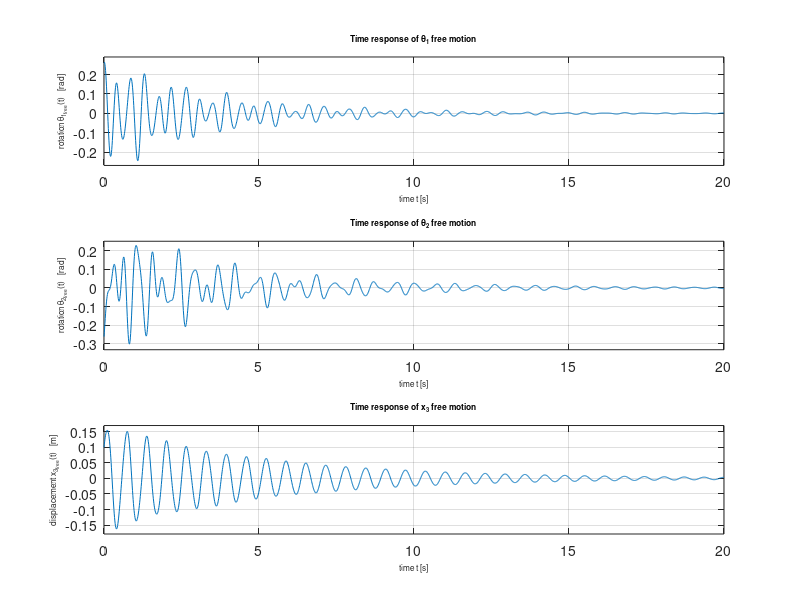
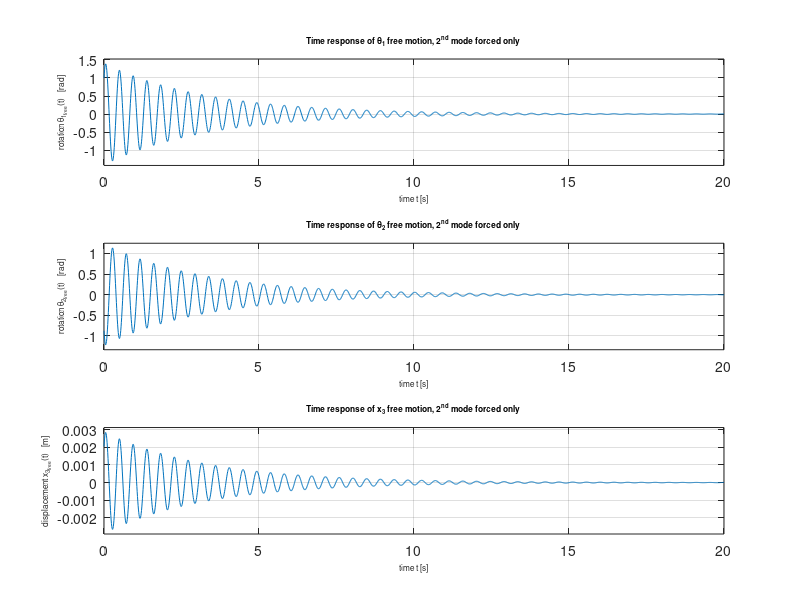
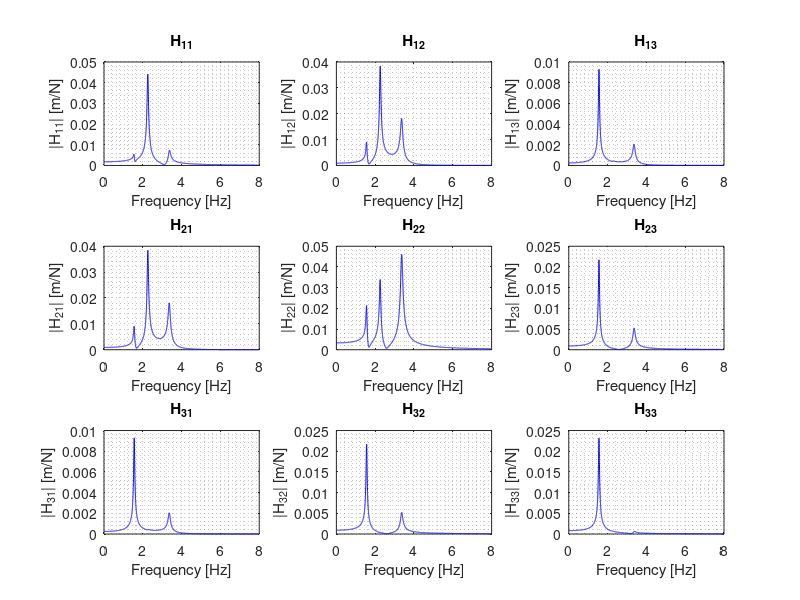

Reproduce these figures in MATLAB, in order. (Note: this script raises an error after producing the figures.)
%%%%%%%%%%%%%%%%%%%%%%%%%%%%%%
%       ASSIGNMENT 02       %
%%%%%%%%%%%%%%%%%%%%%%%%%%%%%%

close all, clear all, clc

%% DATA

M_1 = 5; J_1 = 2.5; R_1 = 1;
M_2 = 1.25; J_2 = 0.16; R_2 = 0.5; 
M_3 = 10;  

k1 = 1000; c1 = 0.5; 
k2 = 100; c2 = 0.5;
k3 = 560; c3 = 1;
k4 = 800; c4 = 4;

A_1 = 15; A_2 = 7; f_1 = 1.5; f_2 = 3.5; f_0 = 0.75;

% x = [ theta1 theta2 x3]

% Init Conditions
theta1_0 = pi/12; theta2_0 = -pi/12; x3_0 = 0.1;
x_0 = [theta1_0; theta2_0; x3_0];
theta1_0_dot = 0.5; theta2_0_dot = 2; x3_0_dot = 1;
x_0_dot = [theta1_0_dot; theta2_0_dot; x3_0_dot;];

% Matrices

jac_M = [0   R_2  1;
         1   0   0;
         0   0   1;
         0   1   0; 
         0   0   1 ]; 

M = diag([M_1 J_1 M_2 J_2 M_3]);
M_gen = jac_M'*M*jac_M;

jac_K = [0  -R_2    -1;
         -R_1 2*R_2  0;
         R_1   R_2   0;
         0     0     1];

K = diag([k1 k2 k3 k4]);
K_gen = jac_K'*K*jac_K;


jac_C = jac_K; 

C = diag([c1 c2 c3 c4]);
C_gen = jac_C'*C*jac_C;

%Utils
Ndof = 3;
T_max = 20;
f_s = 100;
t = 0:1/f_s:T_max;

%wMax = pi*f_s;
wMax = 50;
w = 0:0.01:wMax; 

%% 1. Equations of motion and system matrices

%% Eigenfrequencies & eigenvectors

%% 1.b
% Evaluate the eigenfrequencies and corresponding 
% eigenvectors in case of undamped and damped system.

%% UNDAMPED CASE

% Method: eigenvalues-eigenvectors problem 
% lambda = i*omega;

[V_und,D_und] = eig(M_gen\K_gen); % Equivalent to eig(-inv(M_gen)*K_gen), but more efficient. 
% V are the eigenvectors, D are the eigenvalues


w_nat = sqrt(diag(D_und)); %natural frequencies
 
%% Normalization
Vn_und = [V_und]./[V_und(1,:)];

%% Sorting the solutions
w_nat_ord = [w_nat(1); -w_nat(1); w_nat(2); -w_nat(2); w_nat(3); -w_nat(3)];
V_ord = [Vn_und(:,1), Vn_und(:,1), Vn_und(:,2), Vn_und(:,2), Vn_und(:,3), Vn_und(:,3)]; %all vibration modes

%% DAMPED CASE 

% in [A_damp] the submatrix [C_gen] is full
% use state form matrix: new variable z = [vel; pos];
A_damp = -inv([M_gen zeros(size(M_gen)); zeros(size(M_gen)) M_gen])*[C_gen K_gen; -M_gen zeros(size(M_gen))];
[V_damp,D_damp] = eig(A_damp); % Modeshapes and eigenfrequencies
V_damp = V_damp(4:6,:); %consider only the displacements, all vibration modes
lambda = diag(D_damp); %complex and conjugate

%% Normalization
Vn_damp = V_damp./V_damp(1,:);

%% 1.c
% Assuming Rayleigh damping, evaluate alpha and beta to approximate the generalized damping
% matrix [C*] to be of the form alpha[M]+beta[K]

for i = 1:Ndof
    xi(i,1) = C_gen(i,i)/(2*w_nat(i)*M_gen(i,i));
end


tmp = [1/(2*w_nat(1)) w_nat(1)/2;
       1/(2*w_nat(2)) w_nat(2)/2;
       1/(2*w_nat(3)) w_nat(3)/2];

ab = pinv(tmp)*xi;
alpha = ab(1); beta = ab(2);

C_Rayleigh = alpha.*M_gen + beta.*K_gen; 


%% 2. Free motion of the system (considering the Rayleigh damping as in 1.c)

lambdas = [lambda(1); lambda(3); lambda(5)]; % Extracts each mode's eigenvalue
alphas = abs(real(lambdas)); % Extracts each mode's damping factor
omegas_d = imag(lambdas); % Extracts each mode's damped frequency
modeshapes = [Vn_damp(:,1), Vn_damp(:,3), Vn_damp(:,5)]; % Extracts each mode's modeshape

%% 2.A - Plot and comment the free motion of the system

init_cond = [x_0; x_0_dot];

S = [abs(modeshapes) .* cos(angle(modeshapes))                                                  abs(modeshapes) .* sin(angle(modeshapes))
     abs(modeshapes) .* (-alphas'.*cos(angle(modeshapes))-omegas_d'.*sin(angle(modeshapes)))    abs(modeshapes) .* (-alphas'.*sin(angle(modeshapes))+omegas_d'.*cos(angle(modeshapes)))];

%S = [modeshapes             zeros(3);
%    -modeshapes.*alphas'    modeshapes.*omegas_d']; % Known part (depending on system parameters) of the free response's sinusoidal and cosinusoidal terms coefficients

AB = S \ init_cond; % Inverse formula of init_cond = S * AB. N.B.: S\init_cond =inv(S)*init_cond. AB is the unknown part (A_i and B_i, depending on initial conditions) of the free response's sinusoidal and cosinusoidal terms coefficients

A = AB(1:3); %A_i coefficients
B = AB(4:end); %B_i coefficients


% Alternative method using automatic equation system solver
% 
% syms A1 A2 A3 B1 B2 B3
% 
% eqn1 = theta1_0 == modeshapes(1,1)*A1 + modeshapes(1,2)*A2 + modeshapes(1,3)*A3;
% eqn2 = theta2_0 == modeshapes(2,1)*A1 + modeshapes(2,2)*A2 + modeshapes(2,3)*A3;
% eqn3 = x3_0 == modeshapes(3,1)*A1 + modeshapes(3,2)*A2 + modeshapes(3,3)*A3;
% 
% eqn4 = theta1_0_dot == modeshapes(1,1)*(-alphas(1)*A1 + omegas_d(1)*B1) + modeshapes(1,2)*(-alphas(2)*A2 + omegas_d(2)*B2) + modeshapes(1,3)*(-alphas(3)*A3 + omegas_d(3)*B3);
% eqn5 = theta2_0_dot == modeshapes(2,1)*(-alphas(1)*A1 + omegas_d(1)*B1) + modeshapes(2,2)*(-alphas(2)*A2 + omegas_d(2)*B2) + modeshapes(2,3)*(-alphas(3)*A3 + omegas_d(3)*B3);
% eqn6 = x3_0_dot == modeshapes(3,1)*(-alphas(1)*A1 + omegas_d(1)*B1) + modeshapes(3,2)*(-alphas(2)*A2 + omegas_d(2)*B2) + modeshapes(3,3)*(-alphas(3)*A3 + omegas_d(3)*B3);
% 
% [A,B] = equationsToMatrix([eqn1, eqn2, eqn3, eqn4, eqn5, eqn6], [A1, A2, A3, B1, B2, B3]);
% 
% AB = vpa(linsolve(A,B));

% Building up the free response manually

% Free response of each independent variable: one matrix for each of them
% with one row for the response of each mode
theta1_free = zeros(3,length(t));
theta2_free = zeros(3,length(t));
x3_free = zeros(3,length(t));

for i=1:3
    theta1_free(i,:) = exp(-alphas(i)*t) * abs(modeshapes(1,i)) .* (A(i)*cos(omegas_d(i)*t + angle(modeshapes(1,i))) + B(i)*sin(omegas_d(i)*t + angle(modeshapes(1,i))));
    theta2_free(i,:) = exp(-alphas(i)*t) * abs(modeshapes(2,i)) .* (A(i)*cos(omegas_d(i)*t + angle(modeshapes(2,i))) + B(i)*sin(omegas_d(i)*t + angle(modeshapes(2,i))));
    x3_free(i,:) = exp(-alphas(i)*t) * abs(modeshapes(3,i)) .* (A(i)*cos(omegas_d(i)*t + angle(modeshapes(3,i))) + B(i)*sin(omegas_d(i)*t + angle(modeshapes(3,i))));
end

% Free response of each independent variable, summing together each mode's
% response (so, columnwise) for each independent variable
x_free = [sum(theta1_free,1);
         sum(theta2_free,1);
         sum(x3_free,1)];
     
% Grafico
figure('Name','2.A')

subplot(3,1,1)
plot(t,x_free(1,:));
axis([-inf, inf, min(x_free(1,:))*1.1, max(x_free(1,:))*1.1]);
title('Time response of \theta_1 free motion','FontSize',6);
xlabel('time t [s]','FontSize',6); ylabel('rotation \theta_{1_{free}}(t)   [rad]','FontSize',6);
grid on

subplot(3,1,2)
plot(t,x_free(2,:));
axis([-inf, inf, min(x_free(2,:))*1.1, max(x_free(2,:))*1.1]);
title('Time response of \theta_2 free motion','FontSize',6);
xlabel('time t [s]','FontSize',6); ylabel('rotation \theta_{2_{free}}(t)   [rad]','FontSize',6);
grid on

subplot(3,1,3)
plot(t,x_free(3,:));
axis([-inf, inf, min(x_free(3,:))*1.1, max(x_free(3,:))*1.1]);
title('Time response of x_3 free motion','FontSize',6);
xlabel('time t [s]','FontSize',6); ylabel('displacement x_{3_{free}}(t)   [m]','FontSize',6);
grid on

%% 2.b - Impose particular initial conditions so that only one mode contributes to the free motion of the system.

% A_i and B_i coefficients exciting 2nd mode only
A_II = [0; 1; 0];
B_II = [0; 1; 0];

AB_II = [A_II; B_II];

init_cond_II = S * AB_II;

% Building up the free response for each variable
theta1_free_II = zeros(3,length(t));
theta2_free_II = zeros(3,length(t));
x3_free_II = zeros(3,length(t));

for i=1:3
    theta1_free_II(i,:) = modeshapes(1,i) * (exp(-alphas(i)*t) .* (A_II(i)*cos(omegas_d(i)*t) + B_II(i)*sin(omegas_d(i)*t)));
    theta2_free_II(i,:) = modeshapes(2,i) * (exp(-alphas(i)*t) .* (A_II(i)*cos(omegas_d(i)*t) + B_II(i)*sin(omegas_d(i)*t)));
    x3_free_II(i,:) = modeshapes(3,i) * (exp(-alphas(i)*t) .* (A_II(i)*cos(omegas_d(i)*t) + B_II(i)*sin(omegas_d(i)*t)));
end

x_free_II = [sum(theta1_free_II,1);
            sum(theta2_free_II,1);
            sum(x3_free_II,1)];
     
% Grafico
figure('Name','2.b')

subplot(3,1,1)
plot(t,real(x_free_II(1,:)));
axis([-inf, inf, min(real(x_free_II(1,:)))*1.1, max(real(x_free_II(1,:)))*1.1]);
title('Time response of \theta_1 free motion, 2^{nd} mode forced only','FontSize',6);
xlabel('time t [s]','FontSize',6); ylabel('rotation \theta_{1_{free}}(t)   [rad]','FontSize',6);
grid on

subplot(3,1,2)
plot(t,real(x_free_II(2,:)));
axis([-inf, inf, min(real(x_free_II(2,:)))*1.1, max(real(x_free_II(2,:)))*1.1]);
title('Time response of \theta_2 free motion, 2^{nd} mode forced only','FontSize',6);
xlabel('time t [s]','FontSize',6); ylabel('rotation \theta_{2_{free}}(t)   [rad]','FontSize',6);
grid on

subplot(3,1,3)
plot(t,real(x_free_II(3,:)));
axis([-inf, inf, min(real(x_free_II(3,:)))*1.1, max(real(x_free_II(3,:)))*1.1]);
title('Time response of x_3 free motion, 2^{nd} mode forced only','FontSize',6);
xlabel('time t [s]','FontSize',6); ylabel('displacement x_{3_{free}}(t)   [m]','FontSize',6);
grid on

%% 3. Forced motion of the system 
%     (considering the Rayleigh damping as in 1.c)

%% a. Plot and comment the elements of the Frequency Response Matrix 

% DAMPED - Frequency Responce Function (FRF)

% [H(w)] = [D(w)]^-1 = [-w^2*[M]+i*w*[C]+[K]]^-1
for ii = 1:length(w)
    FRF = inv(-w(ii)^2*M_gen+1i*w(ii)*C_Rayleigh+K_gen);
    FRF11(ii) = FRF(1,1); FRF12(ii) = FRF(1,2); FRF13(ii) = FRF(1,3);
    FRF21(ii) = FRF(2,1); FRF22(ii) = FRF(2,2); FRF23(ii) = FRF(2,3);
    FRF31(ii) = FRF(3,1); FRF32(ii) = FRF(3,2); FRF33(ii) = FRF(3,3);
end

% Plot of the FRF modulus
figure('Name', 'Case 3.a (1)')
subplot(3,3,1); plot(w/2/pi,abs(FRF11),'b'); grid minor; xlabel('Frequency [Hz]'); ylabel('|H_1_1| [m/N]'); title('H_1_1')
subplot(3,3,2); plot(w/2/pi,abs(FRF12),'b'); grid minor; xlabel('Frequency [Hz]'); ylabel('|H_1_2| [m/N]'); title('H_1_2')
subplot(3,3,3); plot(w/2/pi,abs(FRF13),'b'); grid minor; xlabel('Frequency [Hz]'); ylabel('|H_1_3| [m/N]'); title('H_1_3')
subplot(3,3,4); plot(w/2/pi,abs(FRF21),'b'); grid minor; xlabel('Frequency [Hz]'); ylabel('|H_2_1| [m/N]'); title('H_2_1')
subplot(3,3,5); plot(w/2/pi,abs(FRF22),'b'); grid minor; xlabel('Frequency [Hz]'); ylabel('|H_2_2| [m/N]'); title('H_2_2')
subplot(3,3,6); plot(w/2/pi,abs(FRF23),'b'); grid minor; xlabel('Frequency [Hz]'); ylabel('|H_2_3| [m/N]'); title('H_2_3')
subplot(3,3,7); plot(w/2/pi,abs(FRF31),'b'); grid minor; xlabel('Frequency [Hz]'); ylabel('|H_3_1| [m/N]'); title('H_3_1')
subplot(3,3,8); plot(w/2/pi,abs(FRF32),'b'); grid minor; xlabel('Frequency [Hz]'); ylabel('|H_3_2| [m/N]'); title('H_3_2')
subplot(3,3,9); plot(w/2/pi,abs(FRF33),'b'); grid minor; xlabel('Frequency [Hz]'); ylabel('|H_3_3| [m/N]'); title('H_3_3')
sgtitle('Modulus of FRF')

% Plot of the FRF phase
figure('Name', 'Case 3.a (2)')
subplot(3,3,1); plot(w/2/pi,angle(FRF11)*180/pi,'b'); grid minor; xlabel('Frequency [Hz]'); ylabel('H_1_1 [deg]'); title('H_1_1'); yticks([-180 -90 0 90 180]); ylim([-200,200])
subplot(3,3,2); plot(w/2/pi,angle(FRF12)*180/pi,'b'); grid minor; xlabel('Frequency [Hz]'); ylabel('H_1_2 [deg]'); title('H_1_2'); yticks([-180 -90 0 90 180]); ylim([-200,200])
subplot(3,3,3); plot(w/2/pi,angle(FRF13)*180/pi,'b'); grid minor; xlabel('Frequency [Hz]'); ylabel('H_1_3 [deg]'); title('H_1_3'); yticks([-180 -90 0 90 180]); ylim([-200,200])
subplot(3,3,4); plot(w/2/pi,angle(FRF21)*180/pi,'b'); grid minor; xlabel('Frequency [Hz]'); ylabel('H_2_1 [deg]'); title('H_2_1'); yticks([-180 -90 0 90 180]); ylim([-200,200])
subplot(3,3,5); plot(w/2/pi,angle(FRF22)*180/pi,'b'); grid minor; xlabel('Frequency [Hz]'); ylabel('H_2_2 [deg]'); title('H_2_2'); yticks([-180 -90 0 90 180]); ylim([-200,200])
subplot(3,3,6); plot(w/2/pi,angle(FRF23)*180/pi,'b'); grid minor; xlabel('Frequency [Hz]'); ylabel('H_2_3 [deg]'); title('H_2_3'); yticks([-180 -90 0 90 180]); ylim([-200,200])
subplot(3,3,7); plot(w/2/pi,angle(FRF31)*180/pi,'b'); grid minor; xlabel('Frequency [Hz]'); ylabel('H_3_1 [deg]'); title('H_3_1'); yticks([-180 -90 0 90 180]); ylim([-200,200])
subplot(3,3,8); plot(w/2/pi,angle(FRF32)*180/pi,'b'); grid minor; xlabel('Frequency [Hz]'); ylabel('H_3_2 [deg]'); title('H_3_2'); yticks([-180 -90 0 90 180]); ylim([-200,200])
subplot(3,3,9); plot(w/2/pi,angle(FRF33)*180/pi,'b'); grid minor; xlabel('Frequency [Hz]'); ylabel('H_3_3 [deg]'); title('H_3_3'); yticks([-180 -90 0 90 180]); ylim([-200,200])
sgtitle('Phase of FRF')

%% b. Plot the co-located FRF of point A at the centre of the disk 
%  (co-located meaning the FRF between the displacement in A and a force applied in A).

% Lagrangian component of the force 
deltaA = [0; R_2; 1]; 

% Co-located FRF of point A

for ii = 1:length(w)
    FRF = inv(-w(ii)^2*M_gen+1i*w(ii)*C_Rayleigh+K_gen);
    FRF_A(ii) = deltaA'*FRF*deltaA;
end

% Plot of the FRF modulus Co-located in point A
figure('Name', 'Case 3.b')
subplot(2,1,1); 
plot(w/2/pi,abs(FRF_A),'b'); grid minor; xlabel('Frequency [Hz]'); ylabel('|H_A| [m/N]'); 

% Plot of the FRF phase
subplot(2,1,2); 
plot(w/2/pi,angle(FRF_A)*180/pi,'b'); grid minor; xlabel('Frequency [Hz]'); ylabel('\angle H_AA [deg]'); yticks([-180 -90 0 90 180]); ylim([-200,200])
sgtitle('Co-located FRF in point A')


%% c. Plot the co-located FRF between the rotation of the disk of radius R_2 and 
% the torque applied onto the disk itself.

% Lagrangian component of the force 
deltaR2 = [0; R_2; 0]; 

% Co-located FRF of the disk 2

for ii = 1:length(w)
    FRF = inv(-w(ii)^2*M_gen+1i*w(ii)*C_Rayleigh+K_gen);
    FRF_R2(ii) = deltaR2'*FRF*deltaR2;
end

% Plot of the FRF modulus Co-located of the disk 2
figure('Name', 'Case 3.c')
subplot(2,1,1); 
plot(w/2/pi,abs(FRF_R2),'b'); grid minor; xlabel('Frequency [Hz]'); ylabel('|H_R_2| [m/N]'); 

% Plot of the FRF phase
subplot(2,1,2); 
plot(w/2/pi,angle(FRF_R2)*180/pi,'b'); grid minor; xlabel('Frequency [Hz]'); ylabel('\angle H_R_2 [deg]'); yticks([-180 -90 0 90 180]); ylim([-200,200])
sgtitle('Co-located FRF of the disk 2')

%% d. Starting from the initial condition defined in (2.a), evaluate the 
% COMPLETE time response of the system for the three degrees of freedom 
% to the horizontal force applied in A, considering that 
% the force is harmonic of the form:
% F_A = A_1*cos(2*pi*f_1*t) + A_2*cos(2*pi*f_2*t)

%t = 0:1/f_s:20;
omega_1 = 2*pi*f_1;
omega_2 = 2*pi*f_2;

omega_1_index = round(omega_1 / (1/f_s)) + 1;
omega_2_index = round(omega_2 / (1/f_s)) + 1;

for ii = 1:length(w)
    FRF = inv(-w(ii)^2*M_gen+1i*w(ii)*C_Rayleigh+K_gen)*deltaA;
    FRF11_D(ii) = FRF(1,1); FRF21_D(ii) = FRF(2,1); FRF31_D(ii) = FRF(3,1);
end

%Complete time response
theta1_forced = A_1*R_1*abs(FRF11_D(omega_1_index))*cos(omega_1*t + angle(FRF11_D(omega_1_index))) + ...
    A_2*R_1*abs(FRF11_D(omega_2_index))*cos(omega_2*t + angle(FRF11_D(omega_2_index)));
theta1_caseD = sum(theta1_free) + theta1_forced;

theta2_forced = A_1*R_2*abs(FRF21_D(omega_1_index))*cos(omega_1*t + angle(FRF21_D(omega_1_index))) + ...
    A_2*R_2*abs(FRF21_D(omega_2_index))*cos(omega_2*t + angle(FRF21_D(omega_2_index)));
theta2_caseD = sum(theta2_free) + theta2_forced;

x3_forced = A_1*abs(FRF31_D(omega_1_index))*cos(omega_1*t + angle(FRF31_D(omega_1_index))) + ...
    A_2*abs(FRF31_D(omega_2_index))*cos(omega_2*t + angle(FRF31_D(omega_2_index)));
x3_caseD = sum(x3_free) + x3_forced;

% PLOT
figure('Name', 'Case 3.D')
sgtitle('Complete Time Response'); 

subplot(3,1,1)
plot(t, theta1_caseD)
xlabel('Time [s]')
ylabel('\theta_1')

subplot(3,1,2)
plot(t, theta2_caseD)
xlabel('Time [s]')
ylabel('\theta_2')

subplot(3,1,3)
plot(t, x3_caseD)
xlabel('Time [s]')
ylabel('x_3 [m]')



%% e. Evaluate the steady-state response of the system of horizontal displacement of point A to
% the horizontal force applied in A considering that the force is a periodic triangular wave, with
% fundamental frequency ?0, 
% f_0 = 0.75;

for kk = 0:4
    omegaE(kk+1) =2*pi*f_0*(2*kk+1);
    omegaE_index(kk+1) = round(omegaE(kk+1) / (1/f_s)) + 1;
    aE(kk+1) = (-1)^kk / (2*kk+1);
end

aE = aE* (8/pi^2);

t_ss = t(round(length(t)/2):end);

tr_wave = zeros(1,length(t_ss));
%triangular wave 
for kk = 1:5
    tr_wave = tr_wave + aE(kk)*sin(omegaE(kk)*t_ss);
end

% Calcolare steady state response di A
HA_caseE = FRF_A(omegaE_index);

xA_free_caseE = zeros(1, length(t_ss));
for kk = 1:5
    xA_free_caseE = xA_free_caseE + aE(kk)*abs(HA_caseE(kk))*sin( ...
        omegaE(kk)*t_ss + angle(HA_caseE(kk)));
end


% plottare xa e plottare triang wave
figure('Name', 'CASE 3.E')
sgtitle('Steady-State Time Response'); 
subplot(2,1,1)
plot(t_ss,tr_wave, 'Color', 'green');
xlabel('Time [s]','FontSize',8); ylabel('F(t) - (triangular wave) [N]','FontSize',8);
subplot(2,1,2)
plot(t_ss,xA_free_caseE, 'Color', 'magenta');
xlabel('Time [s]','FontSize',8); ylabel('x_A [m]','FontSize',8);

%% 4) Modal approach (considering the Rayleigh damping as in 1.c)

%% a. Derive the equations of motion in modal coordinates and plot the elements of the corresponding Frequency Response Matrix 

%matrix of the mode shapes
%phi = [V_1(:,1), V_1(:,2), V_1(:,3)]; 
phi = [Vn_damp(:,1), Vn_damp(:,3), Vn_damp(:,5)]; 
%phi = [Vn_damp(:,2), Vn_damp(:,4), Vn_damp(:,6)]; 

% Diagonalization of the matrix
M_mod = phi'*M_gen*phi;
K_mod = phi'*K_gen*phi;

C_mod = phi'*C_Rayleigh*phi;

% Put equal to 0 the extra diagonal terms (< eps = 2.2204e-16)
diag_m = diag(M_mod);
MM = [diag(diag_m)];
diag_k = diag(K_mod);
KK = [diag(diag_k)];
diag_c = diag(C_mod);
CC = [diag(diag_c)];

%% b. Reconstruct the co-located FRF of point A employing a modal approach and compare with the one obtained using physical coordinates in (3.b).
% w = 0:0.01:30;
%deltaA = [0; R_2; 1];
deltaA_q = inv(phi)*deltaA;
deltaR2_q = inv(phi)*deltaR2;

% Diagonal matrix with eps in extra diagonal positions
for ii = 1:length(w)
    FRF_q = inv(-w(ii)^2*M_mod+1i*w(ii)*C_mod+K_mod);
    FRF_qA(ii) = deltaA_q'*FRF_q*deltaA_q;
    FRF_qR2(ii) = deltaR2_q'*FRF_q*deltaR2_q;


    FRF11_q(ii) = FRF_q(1,1); FRF12_q(ii) = FRF_q(1,2); FRF13_q(ii) = FRF_q(1,3);
    FRF21_q(ii) = FRF_q(2,1); FRF22_q(ii) = FRF_q(2,2); FRF23_q(ii) = FRF_q(2,3);
    FRF31_q(ii) = FRF_q(3,1); FRF32_q(ii) = FRF_q(3,2); FRF33_q(ii) = FRF_q(3,3);
end

% Plot of the FRF_q modulus (4.A)
figure('Name', 'Case 4.A (1)')
subplot(3,3,1); plot(w/2/pi,abs(FRF11_q),'b'); grid minor; xlabel('Frequency [Hz]'); ylabel('|H_1_1| [m/N]'); title('H_1_1')
subplot(3,3,2); plot(w/2/pi,abs(FRF12_q),'b'); grid minor; xlabel('Frequency [Hz]'); ylabel('|H_1_2| [m/N]'); title('H_1_2')
subplot(3,3,3); plot(w/2/pi,abs(FRF13_q),'b'); grid minor; xlabel('Frequency [Hz]'); ylabel('|H_1_3| [m/N]'); title('H_1_3')
subplot(3,3,4); plot(w/2/pi,abs(FRF21_q),'b'); grid minor; xlabel('Frequency [Hz]'); ylabel('|H_2_1| [m/N]'); title('H_2_1')
subplot(3,3,5); plot(w/2/pi,abs(FRF22_q),'b'); grid minor; xlabel('Frequency [Hz]'); ylabel('|H_2_2| [m/N]'); title('H_2_2')
subplot(3,3,6); plot(w/2/pi,abs(FRF23_q),'b'); grid minor; xlabel('Frequency [Hz]'); ylabel('|H_2_3| [m/N]'); title('H_2_3')
subplot(3,3,7); plot(w/2/pi,abs(FRF31_q),'b'); grid minor; xlabel('Frequency [Hz]'); ylabel('|H_3_1| [m/N]'); title('H_3_1')
subplot(3,3,8); plot(w/2/pi,abs(FRF32_q),'b'); grid minor; xlabel('Frequency [Hz]'); ylabel('|H_3_2| [m/N]'); title('H_3_2')
subplot(3,3,9); plot(w/2/pi,abs(FRF33_q),'b'); grid minor; xlabel('Frequency [Hz]'); ylabel('|H_3_3| [m/N]'); title('H_3_3')
sgtitle('Modulus of FRF - Modal Approach')

% Plot of the FRF_q phase (4.A)
figure('Name', 'Case 4.A (2)')
subplot(3,3,1); plot(w/2/pi,angle(FRF11_q)*180/pi,'b'); grid minor; xlabel('Frequency [Hz]'); ylabel('H_1_1 [deg]'); title('H_1_1'); yticks([-180 -90 0 90 180]); ylim([-200,200])
subplot(3,3,2); plot(w/2/pi,angle(FRF12_q)*180/pi,'b'); grid minor; xlabel('Frequency [Hz]'); ylabel('H_1_2 [deg]'); title('H_1_2'); yticks([-180 -90 0 90 180]); ylim([-200,200])
subplot(3,3,3); plot(w/2/pi,angle(FRF13_q)*180/pi,'b'); grid minor; xlabel('Frequency [Hz]'); ylabel('H_1_3 [deg]'); title('H_1_3'); yticks([-180 -90 0 90 180]); ylim([-200,200])
subplot(3,3,4); plot(w/2/pi,angle(FRF21_q)*180/pi,'b'); grid minor; xlabel('Frequency [Hz]'); ylabel('H_2_1 [deg]'); title('H_2_1'); yticks([-180 -90 0 90 180]); ylim([-200,200])
subplot(3,3,5); plot(w/2/pi,angle(FRF22_q)*180/pi,'b'); grid minor; xlabel('Frequency [Hz]'); ylabel('H_2_2 [deg]'); title('H_2_2'); yticks([-180 -90 0 90 180]); ylim([-200,200])
subplot(3,3,6); plot(w/2/pi,angle(FRF23_q)*180/pi,'b'); grid minor; xlabel('Frequency [Hz]'); ylabel('H_2_3 [deg]'); title('H_2_3'); yticks([-180 -90 0 90 180]); ylim([-200,200])
subplot(3,3,7); plot(w/2/pi,angle(FRF31_q)*180/pi,'b'); grid minor; xlabel('Frequency [Hz]'); ylabel('H_3_1 [deg]'); title('H_3_1'); yticks([-180 -90 0 90 180]); ylim([-200,200])
subplot(3,3,8); plot(w/2/pi,angle(FRF32_q)*180/pi,'b'); grid minor; xlabel('Frequency [Hz]'); ylabel('H_3_2 [deg]'); title('H_3_2'); yticks([-180 -90 0 90 180]); ylim([-200,200])
subplot(3,3,9); plot(w/2/pi,angle(FRF33_q)*180/pi,'b'); grid minor; xlabel('Frequency [Hz]'); ylabel('H_3_3 [deg]'); title('H_3_3'); yticks([-180 -90 0 90 180]); ylim([-200,200])
sgtitle('Phase of FRF - Modal Approach')

% Plot 4.B
figure('Name', 'Case 4.B')
subplot(2,1,1); 
plot(w/2/pi,abs(FRF_qA),'b'); grid minor; xlabel('Frequency [Hz]'); ylabel('|H_A| [m/N]'); 
subplot(2,1,2);
plot(w/2/pi,angle(FRF_qA)*180/pi,'b'); grid minor; xlabel('Frequency [Hz]'); ylabel('\angle H_A [deg]'); yticks([-180 -90 0 90 180]); ylim([-200,200])
sgtitle('Co-located FRF in point A - Modal Approach)')

%% 4.C
% Plot of the FRF modulus Co-located of the disk 2 (4.c)
figure('Name', 'Case 4.c')
subplot(2,1,1); 
plot(w/2/pi,abs(FRF_qR2),'b'); grid minor; xlabel('Frequency [Hz]'); ylabel('|H_R_2| [m/N]'); 

% Plot of the FRF phase Co-located of the disk 2 (4.c)
subplot(2,1,2); 
plot(w/2/pi,angle(FRF_qR2)*180/pi,'b'); grid minor; xlabel('Frequency [Hz]'); ylabel('\angle H_R_2 [deg]'); yticks([-180 -90 0 90 180]); ylim([-200,200])
sgtitle('Co-located FRF of the disk 2 - Modal Approach')
